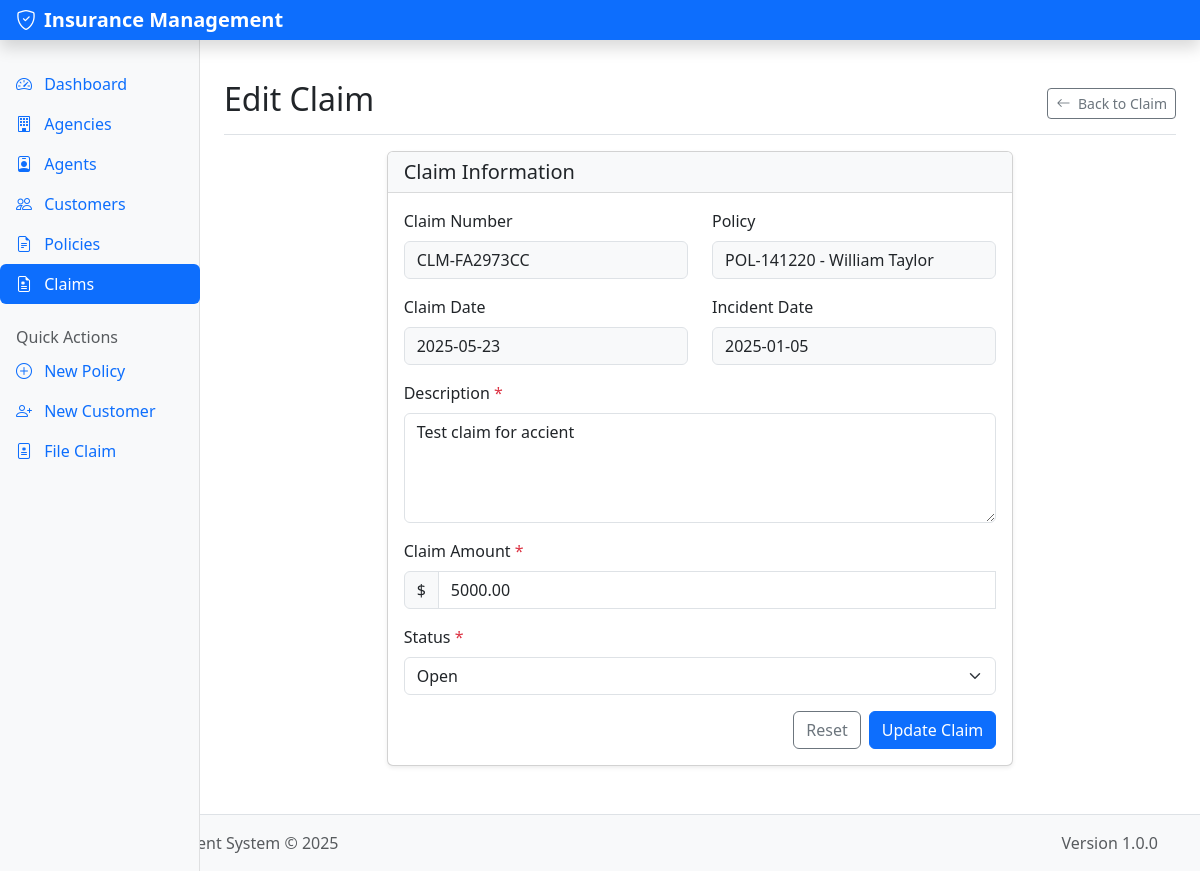
The page /claims/1/edit on the database its author committed.
### models/claim.py (models this page shows, shortened)
class Claim(db.Model):
    __tablename__ = 'claim'
    claim_id = db.Column(db.Integer, primary_key=True)
    policy_id = db.Column(db.Integer, db.ForeignKey('policy.policy_id'), nullable=False)
    claim_number = db.Column(db.String(50), nullable=False, unique=True)
    claim_date = db.Column(db.Date, nullable=False, default=datetime.utcnow)
    incident_date = db.Column(db.Date, nullable=False)
    description = db.Column(db.Text)
    claim_amount = db.Column(db.DECIMAL(12, 2), default=0.00)
    status = db.Column(db.String(50), default='Open')
    resolution_date = db.Column(db.Date)
    settlement_amount = db.Column(db.DECIMAL(12, 2))
    created_at = db.Column(db.DateTime, default=datetime.utcnow)
    updated_at = db.Column(db.DateTime, default=datetime.utcnow, onupdate=datetime.utcnow)

### models/policy.py (models this page shows, shortened)
class Policy(db.Model):
    __tablename__ = 'policy'
    policy_id = db.Column(db.Integer, primary_key=True)
    agent_id = db.Column(db.Integer, db.ForeignKey('agent.agent_id'), nullable=False)
    customer_id = db.Column(db.Integer, db.ForeignKey('customer.customer_id'), nullable=False)
    policy_number = db.Column(db.String(50), nullable=False, unique=True)
    policy_type = db.Column(db.String(100), nullable=False)
    coverage_amount = db.Column(db.DECIMAL(12, 2), default=0.00)
    premium = db.Column(db.DECIMAL(10, 2), default=0.00)
    start_date = db.Column(db.Date, nullable=False)
    end_date = db.Column(db.Date)
    policy_status = db.Column(db.String(50), default='Active')
    claims = db.relationship('Claim', backref='policy', lazy=True, cascade='all, delete-orphan')

### models/customer.py (models this page shows, shortened)
class Customer(db.Model):
    __tablename__ = 'customer'
    customer_id = db.Column(db.Integer, primary_key=True)
    first_name = db.Column(db.String(100), nullable=False)
    last_name = db.Column(db.String(100), nullable=False)
    date_of_birth = db.Column(db.Date)
    email = db.Column(db.String(150))
    phone = db.Column(db.String(20))
    address = db.Column(db.String(200))
    city = db.Column(db.String(100))
    state = db.Column(db.String(100))
    zip_code = db.Column(db.String(20))
    policies = db.relationship('Policy', backref='customer', lazy=True, cascade='all, delete-orphan')
    def full_name(self):
        return f"{self.first_name} {self.last_name}"

### routes/claim_routes.py (the view)
@claim_bp.route('/<int:claim_id>/edit', methods=['GET'])
def edit_form(claim_id):
    claim = Claim.query.get_or_404(claim_id)
    return render_template('claim/edit.html', claim=claim)

### app.py (called while the page is built)
@app.context_processor
def inject_now():
    return {'now': datetime.utcnow()}

### templates/claim/edit.html (shortened to what this page needs)
{% extends 'layout/base.html' %}
{% block content %}
<div class="d-flex justify-content-between flex-wrap flex-md-nowrap align-items-center pt-3 pb-2 mb-3 border-bottom">
    <h1 class="h2">Edit Claim</h1>
    <div>
        <a href="{{ url_for('claim.view', claim_id=claim.claim_id) }}" class="btn btn-sm btn-outline-secondary">
            <i class="bi bi-arrow-left me-1"></i> Back to Claim
        </a>
    </div>
</div>
<div class="row">
    <div class="col-md-8 mx-auto">
        <div class="card">
            <div class="card-header">
                <h5 class="mb-0">Claim Information</h5>
            </div>
            <div class="card-body">
                <form action="{{ url_for('claim.edit', claim_id=claim.claim_id) }}" method="POST" class="needs-validation" novalidate>
                    <div class="row mb-3">
                        <div class="col-md-6">
                            <label class="form-label">Claim Number</label>
                            <div class="form-control bg-light">{{ claim.claim_number }}</div>
                        </div>
                        <div class="col-md-6">
                            <label class="form-label">Policy</label>
                            <div class="form-control bg-light">
                                {{ claim.policy.policy_number }} - {{ claim.policy.customer.full_name() }}
                            </div>
                        </div>
                    </div>
                    <div class="row mb-3">
                        <div class="col-md-6">
                            <label class="form-label">Claim Date</label>
                            <div class="form-control bg-light">{{ claim.claim_date.strftime('%Y-%m-%d') }}</div>
                        </div>
                        <div class="col-md-6">
                            <label class="form-label">Incident Date</label>
                            <div class="form-control bg-light">{{ claim.incident_date.strftime('%Y-%m-%d') }}</div>
                        </div>
                    </div>
                    <div class="mb-3">
                        <label for="description" class="form-label">Description <span class="text-danger">*</span></label>
                        <textarea class="form-control" id="description" name="description" rows="4" required>{{ claim.description }}</textarea>
                    </div>
                    <div class="mb-3">
                        <label for="claim_amount" class="form-label">Claim Amount <span class="text-danger">*</span></label>
                        <div class="input-group">
                            <span class="input-group-text">$</span>
                            <input type="number" class="form-control" id="claim_amount" name="claim_amount"
                                   step="0.01" min="0" value="{{ claim.claim_amount }}" required>
                        </div>
                    </div>
                    <div class="mb-3">
                        <label for="status" class="form-label">Status <span class="text-danger">*</span></label>
                        <select class="form-select" id="status" name="status" required>
                            <option value="Open" {% if claim.status == 'Open' %}selected{% endif %}>Open</option>
                        </select>
                    </div>
                    <div class="d-grid gap-2 d-md-flex justify-content-md-end">
                        <button type="reset" class="btn btn-outline-secondary">Reset</button>
                        <button type="submit" class="btn btn-primary">Update Claim</button>
                    </div>
                </form>
            </div>
        </div>
    </div>
</div>
{% endblock %}

### static/css/style.css (style rules this page uses)
body { min-height: 100vh; display: flex; flex-direction: column; }
:root { --primary-color: #0d6efd; --secondary-color: #6c757d; --success-color: #198754; --info-color: #0dcaf0; --warning-color: #ffc107; --danger-color: #dc3545; --light-color: #f8f9fa; --dark-color: #212529; }
.card { margin-bottom: 1.5rem; box-shadow: 0 0.125rem 0.25rem rgba(0, 0, 0, 0.075); }
.card-header { background-color: var(--light-color); border-bottom: 1px solid rgba(0, 0, 0, 0.125); }
.form-label { font-weight: 500; }

### rows shown on the page
Claim: claim_number "CLM-FA2973CC", claim_date "2025-05-23", incident_date "2025-01-05", description "Test claim for accient", claim_amount "5000.00", status "Open"
Policy: policy.policy_number "POL-141220"
Customer: policy.customer.full_name "William Taylor"
